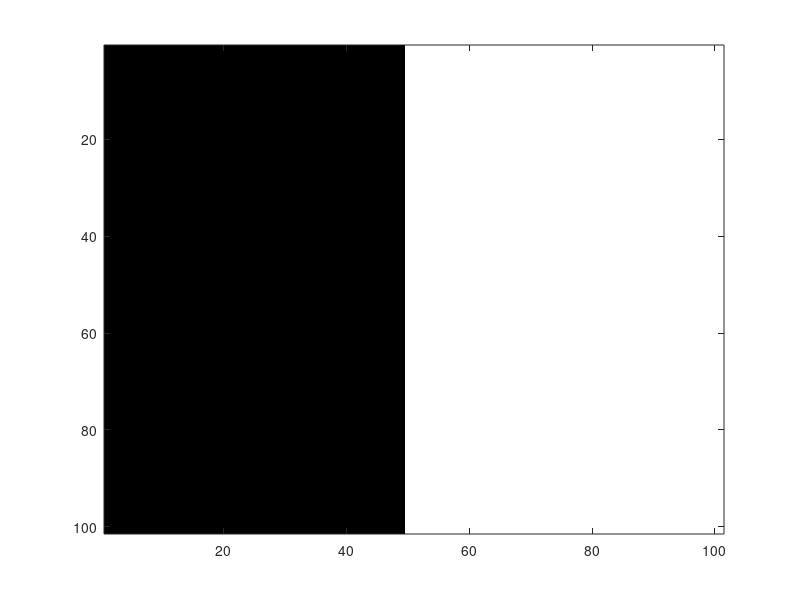
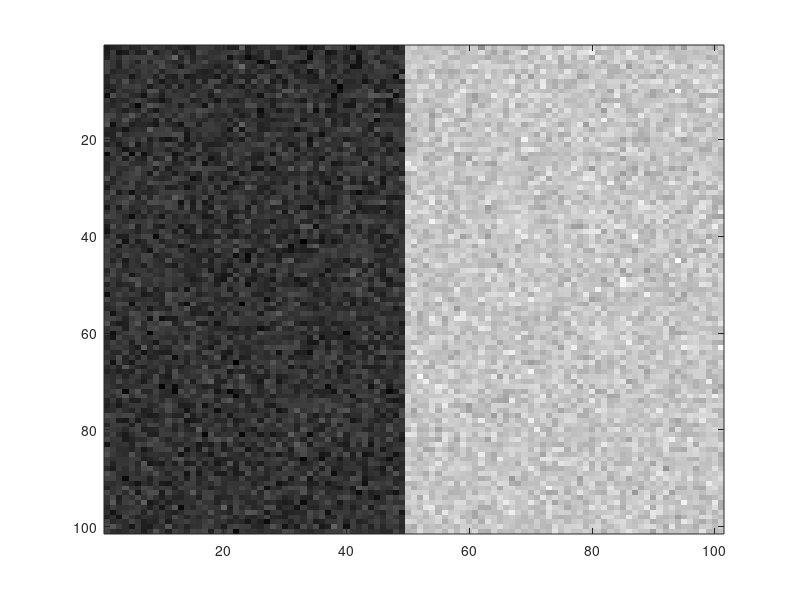
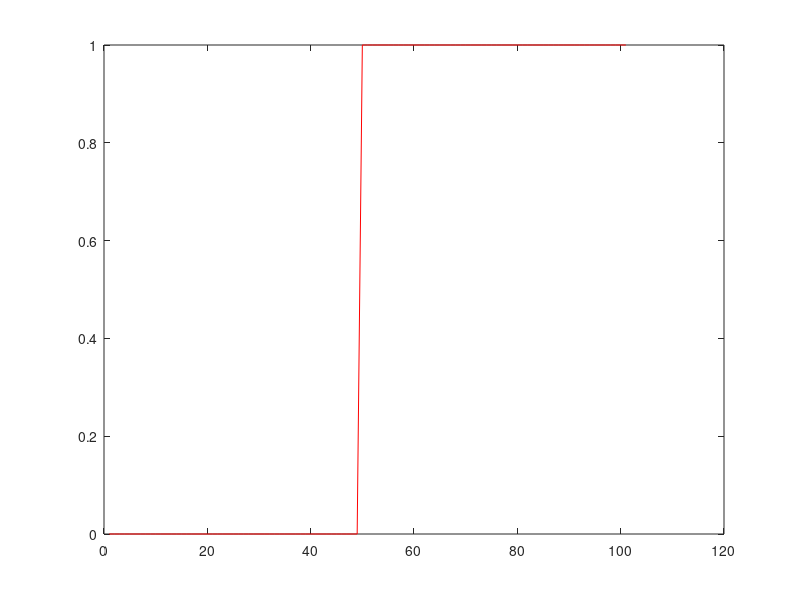

The MATLAB source for these figures, in order: (Note: this script raises an error after producing the figures.)
%noise

%%%%%%%%%%%%%%%%%%%
%%%synthetic images  artificial imgage 
A=zeros(101);
A(:,50:end)=1;
figure,imagesc(A),colormap gray
B=A+0.1*randn(size(A));   %0.1 is the standard deviation
figure,imagesc(B),colormap gray
figure,plot(A(40,:),'r'),hold on-,plot(B(40,:),'b')

%smoothing by averaging 
K=ones(3)/9;
outc=conv2(B,K,'same');
figure,imagesc(outc),colormap gray,title('smoothing by averaging')
figure,plot(A(40,:),'r'),hold on,plot(outc(40,:),'b'),plot(outc(40,:),'g')

%non-linear filter
outm=medfilt2(B,[3,3]);
figure,imagesc(outm),colormap gray,title('non-linear filter')
figure,plot(A(40,:),'r'),hold on,plot(outc(40,:),'b'),plot(outm(40,:),'g')

%%%%%%%%%%%%%%%%%%
%%%%real-world images
load tree
figure,imagesc(IN),colormap gray

%normal distribution
img=double(IN)+20*randn(size(IN));%20 is the standard deviation
figure,imagesc(img),colormap gray
%
%smoothing by averaging 
K=ones(3)/9;
outc=conv2(img,K,'same');
figure,imagesc(outc),colormap gray,title('smoothing by averaging')
%
%non-linear filter
outm=medfilt2(img,[3,3]);
figure,imagesc(outm),colormap gray,title('non-linear filter')

%Salt and pepper 
load tree
IN=double(IN);
[rr,cc]=size(IN);
indices=full(sprand(rr,cc,0.2));%0.2 is the noise density 
mask1=indices>0 & indices<0.5;  mask2=indices>=0.5;
out= IN.*(~mask1) ;
out=out.*(~mask2)+149*mask2;
figure,imagesc(out),colormap gray
%
%smoothing by averaging
outc=conv2(out,K,'same');
figure,imagesc(outc),colormap gray,title('smoothing by averaging')
%
%non-linear filter
outm=medfilt2(out,[3,3]);
figure,imagesc(outm),colormap gray,title('non-linear filter')
